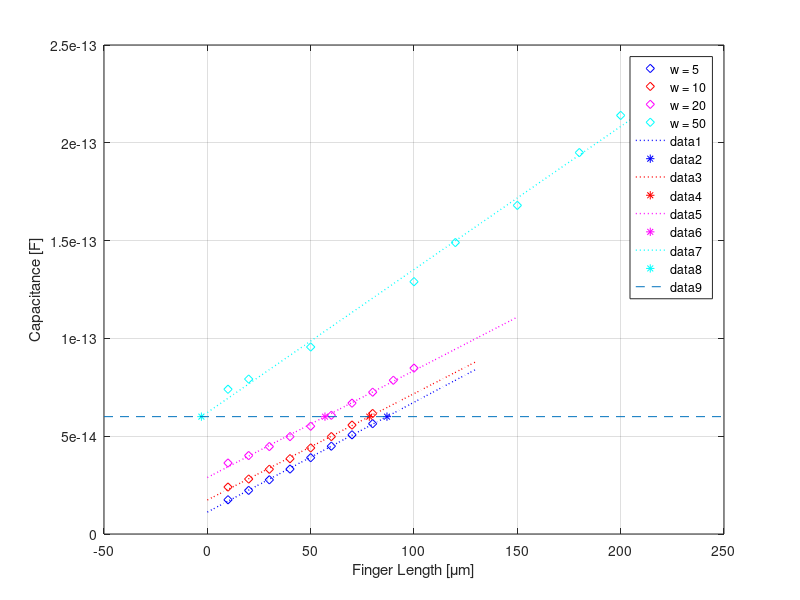

The MATLAB script that drew this image:
load('Capacitances_g5_50.mat')

 %%
 
plot(Cap.five.L,Cap.five.C, 'bd', Cap.ten.L, Cap.ten.C, 'rd', Cap.twenty.L, Cap.twenty.C, 'md', Cap.fifty.L, Cap.fifty.C, 'cd')

legend('w = 5','w = 10','w = 20','w = 50');
xlabel('Finger Length [\mum]')
ylabel('Capacitance [F]')
%%
 coeffs_5 = polyfit(Cap.five.L, Cap.five.C, 1);
 xfit = linspace(0, Cap.five.L(end)+50, 50);
 yfit = polyval(coeffs_5, xfit);
 hold on;
 plot(xfit, yfit, 'b:', 'LineWidth', 1);
 grid on;

% Get value for C = 60fF:
x_five = ((60e-15)-coeffs_5(2))/coeffs_5(1);
plot(x_five,polyval(coeffs_5,x_five),'b*')

%%

coeffs_10 = polyfit(Cap.ten.L, Cap.ten.C, 1);
 xfit = linspace(0, Cap.ten.L(end)+50, 50);
 yfit = polyval(coeffs_10, xfit);
 hold on;
 plot(xfit, yfit, 'r:', 'LineWidth', 1);
 grid on;

% Get value for C = 60fF:
x_10 = ((60e-15)-coeffs_10(2))/coeffs_10(1);
plot(x_10,polyval(coeffs_10,x_10),'r*')

%%
coeffs_20 = polyfit(Cap.twenty.L, Cap.twenty.C, 1);
 xfit = linspace(0, Cap.twenty.L(end)+50, 50);
 yfit = polyval(coeffs_20, xfit);
 hold on;
 plot(xfit, yfit, 'm:', 'LineWidth', 1);
 grid on;

% Get value for C = 60fF:
x_20 = ((60e-15)-coeffs_20(2))/coeffs_20(1);
plot(x_20,polyval(coeffs_20,x_20),'m*')

%%
coeffs_50 = polyfit(Cap.fifty.L, Cap.fifty.C, 1);
 xfit = linspace(0, Cap.fifty.L(end)+10, 50);
 yfit = polyval(coeffs_50, xfit);
 hold on;
 plot(xfit, yfit, 'c:', 'LineWidth', 1);
 grid on;

% Get value for C = 60fF:
x_50 = ((60e-15)-coeffs_50(2))/coeffs_50(1);
plot(x_50,polyval(coeffs_50,x_50),'c*')

%%
yPos = 60e-15;
hold on
plot(get(gca,'xlim'), [yPos yPos], '--'); % Adapts to x limits of current axes
hold off